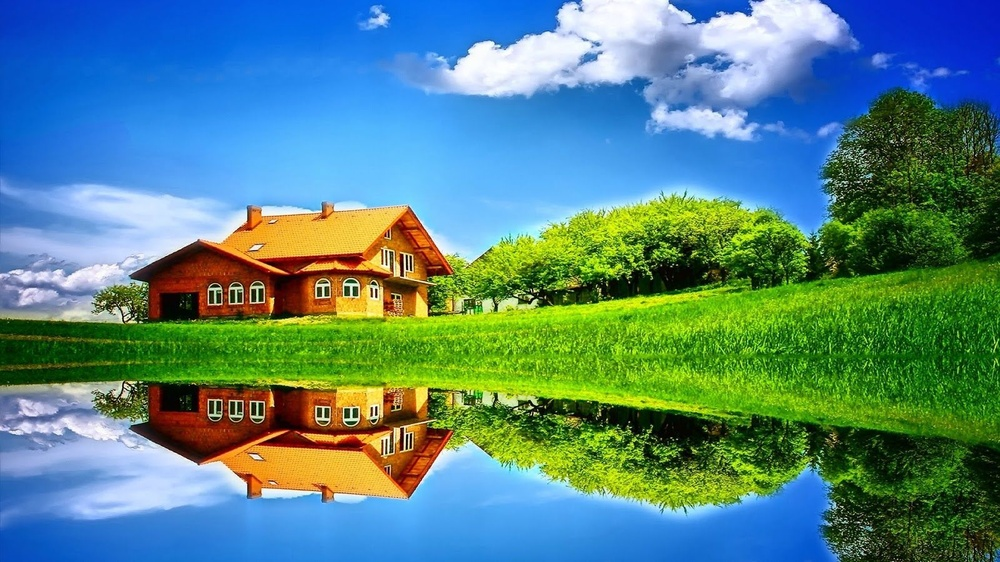
#> input picture Class16/img.jpg, 1000 x 562 px, shrunk from 1600 x 900 before the run
$ jupyter execute Conv_Op.ipynb   (shell and % lines are left out)   (Python 2 division)
#> lines starting #> are read from the running program, lines starting #| are printed output that depends on the picture
[cell 1]
import numpy as np
import matplotlib.pyplot as plt
import pandas as pd
import cv2

[cell 2]
im = cv2.imread('./img.jpg')
#> im is the input picture: shape (562, 1000, 3); mean B, G, R 131.7, 133.4, 85.5
im = cv2.cvtColor(im, cv2.COLOR_BGR2GRAY)
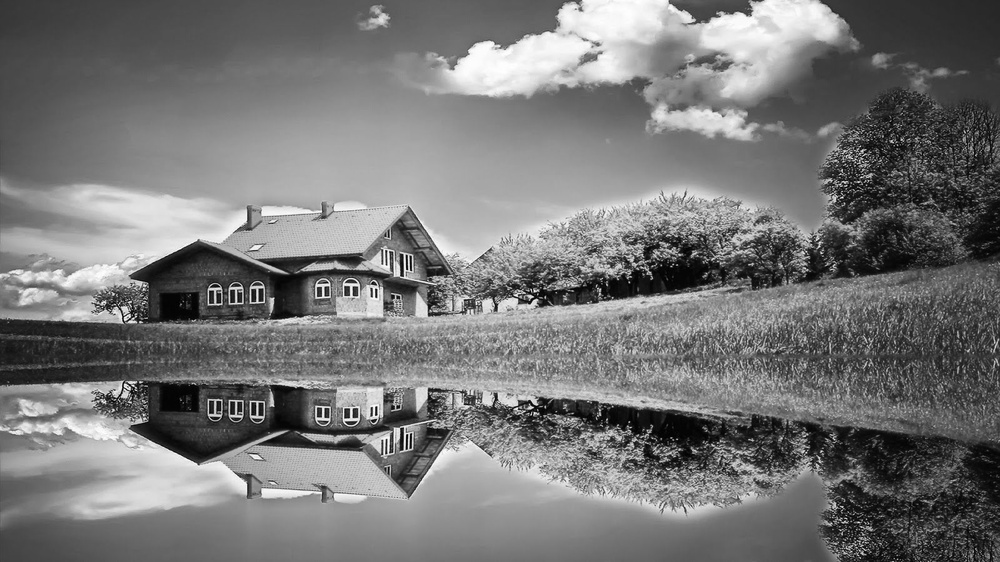
#> im: shape (562, 1000); min 0, max 255, mean 118.9
plt.imshow(im, cmap='gray')
plt.show()
print im.shape
#| (562, 1000)

[cell 3]
## Selecting a kernel matrix
K = np.array([[0, -2, 0], [-2, 8, -2], [0, -2, 0]])
print K.shape
print K

[cell 4]
small_matrix = K
large_matrix = im

[cell 5]
out_r = im.shape[0] - K.shape[0] + 1
#> out_r = 560
out_c = im.shape[1] - K.shape[1] + 1
#> out_c = 998
new_img = np.zeros((out_r, out_c))
print new_img.shape
#| (560, 998)

[cell 6]
for rx in range(out_r):
    for cx in range(out_c):
        patch = im[rx:rx+K.shape[0], cx:cx+K.shape[1]]
        prod = patch*K
        prod = prod.sum()
        new_img[rx, cx] = prod
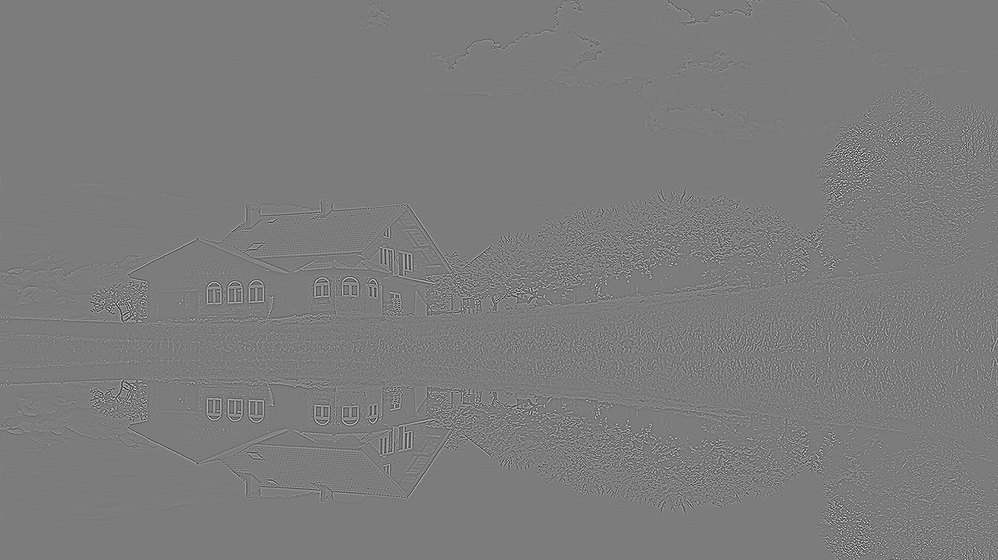
#> new_img: shape (560, 998) float64; min -1126, max 1180, mean 0; drawn with min black and max white

[cell 7]
plt.imshow(new_img*(new_img>0), cmap='gray')
plt.show()
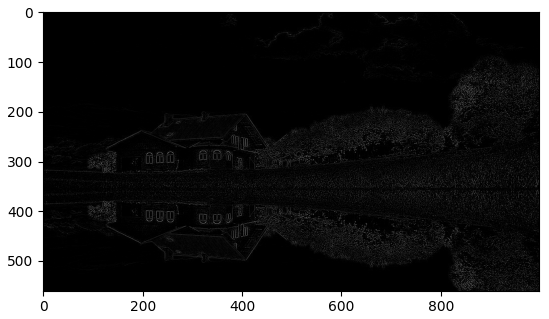
#> figure drawn by matplotlib, 1 panel
